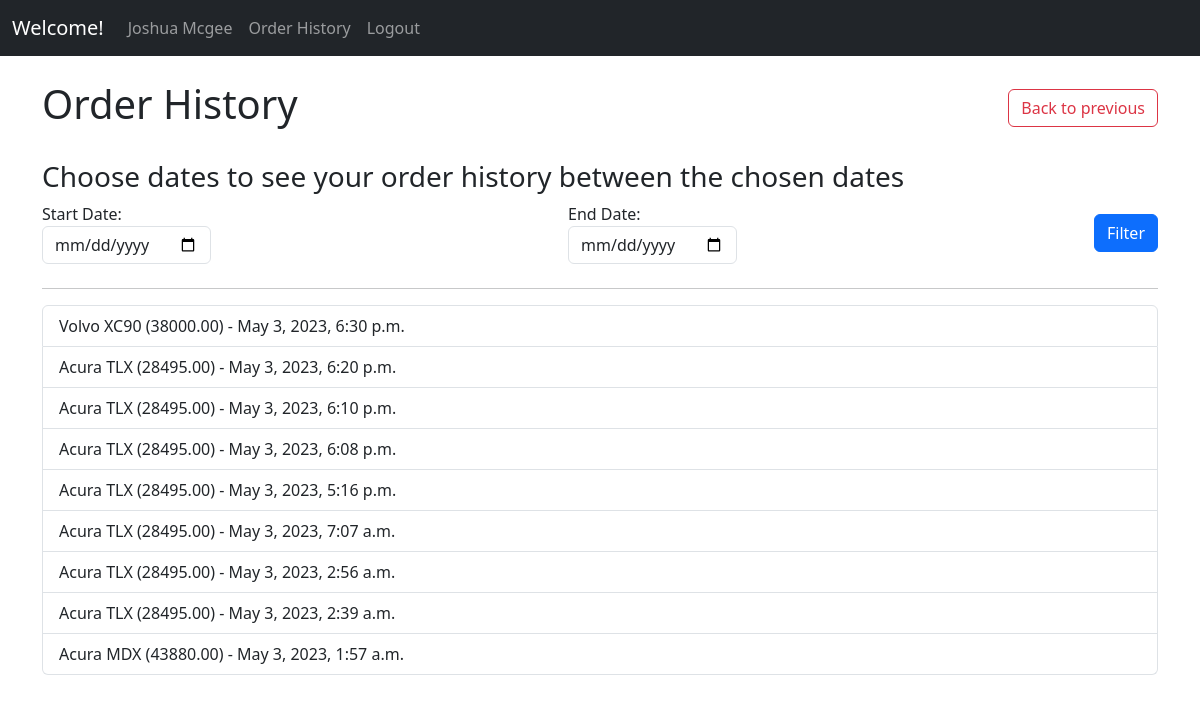
/orders/order_history/ (signed in), run on the app's committed database.
### accounts/models.py (models this page shows, shortened)
class User(AbstractBaseUser, PermissionsMixin):
    email = models.EmailField(max_length=254, unique=True)
    name = models.CharField(max_length=255)
    is_staff = models.BooleanField(default=False)
    is_active = models.BooleanField(default=True)
    objects = UserManager()
    USERNAME_FIELD = 'email'
    REQUIRED_FIELDS = ['name']

### orders/models.py (models this page shows)
class Order(models.Model):
    name = models.CharField(max_length=100)
    email = models.EmailField(max_length=254)
    address = models.CharField(max_length=100)
    product = models.ForeignKey(Details, on_delete=models.CASCADE, related_name='orders')
    user = models.ForeignKey(User, on_delete=models.CASCADE, related_name='orders')
    quantity = models.IntegerField(default=1)
    date_ordered = models.DateTimeField(auto_now_add=True)

class Details(models.Model):
    year = models.IntegerField()
    vehicle = models.ForeignKey(Vehicle, on_delete=models.CASCADE, related_name='details')
    model = models.CharField(max_length=100)
    price = models.DecimalField(max_digits=10, decimal_places=2)
    def __str__(self):
        return f"{self.vehicle} ({self.price})"

class Vehicle(models.Model):
    name = models.CharField(max_length=255)
    def __str__(self):
        return self.name

### orders/views.py (the view)
# urls.py: path('orders/order_history/', OrderHistoryView.as_view(), name='order_history'),
class OrderHistoryView(LoginRequiredMixin, ListView):
    model = Order
    template_name = 'order_history.html'
    context_object_name = 'orders'
    def get_queryset(self):
        start_date = self.request.GET.get('start_date')
        end_date = self.request.GET.get('end_date')
        queryset = Order.objects.filter(user=self.request.user)
        if start_date:
            queryset = queryset.filter(date_ordered__gte=start_date)
        if end_date:
            queryset = queryset.filter(date_ordered__lte=end_date)
        return queryset.order_by('-date_ordered')
    def get_context_data(self, **kwargs):
        context = super().get_context_data(**kwargs)
        context['start_date'] = self.request.GET.get('start_date')
        context['end_date'] = self.request.GET.get('end_date')
        return context

### orders/templates/order_history.html
{% extends 'base.html' %}
{% block content %}
<div class="d-flex justify-content-between align-items-center mb-4">
    <h1>Order History</h1>
    <button class="btn btn-outline-danger" onclick="history.back()">Back to previous</button>
  </div>
  <form class="form-inline mb-3" method="get">
    <h3>Choose dates to see your order history between the chosen dates</h3>
    <div class="d-flex justify-content-between align-items-center mb-4">
        <div class="form-group mr-3">
            <label class="mr-2" for="start_date">Start Date:</label>
            <input class="form-control" type="date" id="start_date" name="start_date" value="{{ start_date }}">
          </div>
          <div class="form-group mr-3">
            <label class="mr-2" for="end_date">End Date:</label>
            <input class="form-control" type="date" id="end_date" name="end_date" value="{{ end_date }}">
          </div>
          <button class="btn btn-primary" type="submit">Filter</button>
    </div>
  </form>
  <hr>
  {% if orders %}
  <div class="list-group">
    {% for order in orders %}
      <a href="{% url 'order_detail' order.pk %}" class="list-group-item">
        {{ order.product }} - {{ order.date_ordered }}
      </a>
    {% endfor %}
  </div>
{% else %}
  <p>You have no order history.</p>
{% endif %}
{% endblock %}

### orders/templates/base.html (shortened to what this page needs)
<!DOCTYPE html>
<html lang="en">
<head>
    <link href="https://cdn.jsdelivr.net/npm/bootstrap@5.3.0-alpha2/dist/css/bootstrap.min.css" rel="stylesheet">
</head>
<body>
    <nav class="navbar navbar-expand-lg navbar-dark bg-dark">
        <div class="container-fluid">
          <a class="navbar-brand" href="#">Welcome!</a>
          <div class="collapse navbar-collapse" id="navbarNav">
            {% if user.is_authenticated %}
            <ul class="navbar-nav">
                <li class="nav-item">
                    <a class="nav-link" href="{{user.name}}">{{user.name}}</a>
                  </li>
                  <li class="nav-item">
                    <a class="nav-link" href="{% url 'order_history' %}">Order History</a>
                  </li>
                <li class="nav-item">
                <a class="nav-link" href="{% url 'logout' %}">Logout</a>
              </li>
            </ul>
            {% else %}
            <ul class="navbar-nav">
              <li class="nav-item">
                <a class="nav-link" href="{% url 'login' %}">Login</a>
              </li>
            </ul>
            {% endif %}
          </div>
        </div>
      </nav>
    <div class="container my-4">
        {% block content %}{% endblock %}
      </div>
</body>
</html>

### data on the page
User: name "Joshua Mcgee"
Order: product "Volvo XC90 (38000.00)", date_ordered "May 3, 2023, 6:30 p.m."
Order: product "Acura TLX (28495.00)", date_ordered "May 3, 2023, 6:20 p.m."
Order: product "Acura TLX (28495.00)", date_ordered "May 3, 2023, 6:10 p.m."
Order: product "Acura TLX (28495.00)", date_ordered "May 3, 2023, 6:08 p.m."
Order: product "Acura TLX (28495.00)", date_ordered "May 3, 2023, 5:16 p.m."
Order: product "Acura TLX (28495.00)", date_ordered "May 3, 2023, 7:07 a.m."
Order: product "Acura TLX (28495.00)", date_ordered "May 3, 2023, 2:56 a.m."
Order: product "Acura TLX (28495.00)", date_ordered "May 3, 2023, 2:39 a.m."
Order: product "Acura MDX (43880.00)", date_ordered "May 3, 2023, 1:57 a.m."
